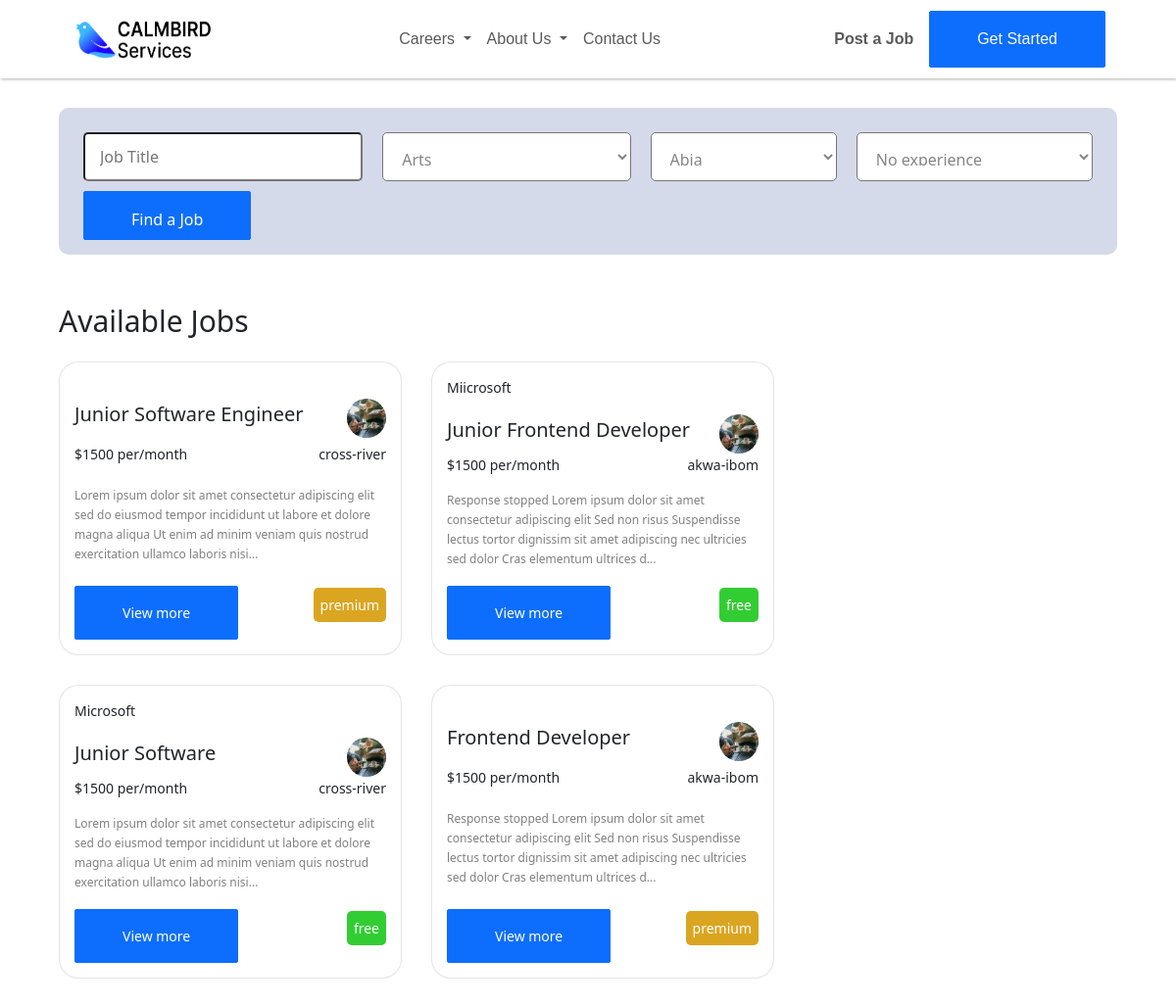
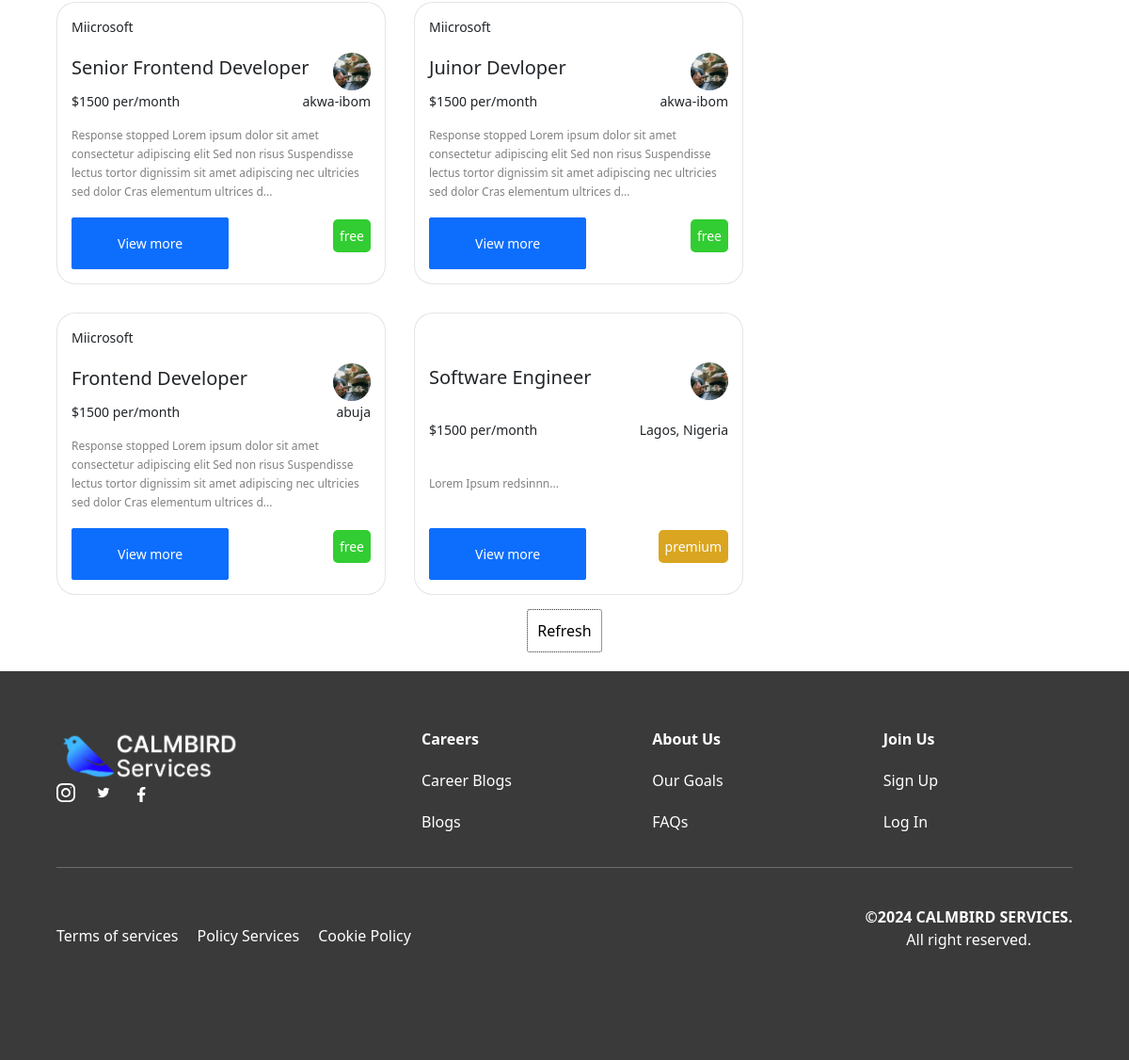
Screenshot of /pages/jobs.php with the database file from the repository (2 pictures, top to bottom).
### tables this page shows
CREATE TABLE `jobs` (
  `job_id` int(11) NOT NULL,
  `job_name` varchar(200) NOT NULL,
  `company` varchar(200) NOT NULL,
  `job_type` varchar(200) NOT NULL,
  `job_location` varchar(200) NOT NULL,
  `category` varchar(200) NOT NULL,
  `summary` varchar(200) NOT NULL,
  `salary` varchar(200) NOT NULL,
  `specification` varchar(200) NOT NULL,
  `requirements` varchar(400) NOT NULL,
  `responsibility` varchar(400) NOT NULL,
  `qualification` varchar(200) NOT NULL,
  `exp_level` varchar(200) NOT NULL,
  `years_of_exp` varchar(200) NOT NULL,
  `company_logo` varchar(200) NOT NULL,
  `how_to_apply` varchar(200) NOT NULL,
  `status` int(200) NOT NULL,
  `date_uploaded` timestamp NOT NULL DEFAULT current_timestamp() ON UPDATE current_timestamp()
);

### components/all-jobs.php (the view, shortened to what this page needs)
<?php
require "../config/connect/connect.php";
$set_instance = 1;
if($set_instance == 1 ){
    $sql = "SELECT * FROM `jobs` WHERE status = 1 ORDER BY RAND() LIMIT 20 ";
    $result = mysqli_query($con, $sql);
    if ($result  && mysqli_num_rows($result) > 0) {
        while ($row = mysqli_fetch_assoc($result)) {
            $job_id = $row['job_id'];
            $job_name = $row['job_name'];
            $company = $row['company'];
            $job_type = $row['job_type'];
            $location = $row['job_location'];
            $summary = $row['summary'];
            $salary = $row['salary'];
            if($job_type == "free"){
                $bg_color = "limegreen";
            }elseif ($job_type == "premium") {
                $bg_color = "goldenrod";
            }
            $summary = implode(' ', array_slice(str_word_count($summary, 1), 0, 30));
            echo '
                <div class="job-box job-height">
                    <p class="company-name">';
            if ($job_type == 'free') {
                echo $company;
            } else {
                echo null;
            }
            echo '</p>
                    <div class="view-more">
                        <h5 class="job-name">' . $job_name . '</h5>
                        <img src="../images/img.jpg" alt="" class="company-logo">
                    </div>
                <div class="view-more">
                        <p class="salary">' . $salary . '</p>
                        <p>' . $location . '</p>
                    </div>
                    <p class="summary">
                    ' . $summary . '...
                    </p>
                    <div class="view-more">
                        <button class="btn btn-primary"><a href="../components/show-job-full.php?job_id=' . $job_id . '">View more</a></button>
                        <p style="background:'.$bg_color.'; padding:7px; color:white;border-radius:5px;">' . $job_type . '</p>
                    </div>
                </div>
            ';
        }
    } else {
        echo '<div>No jobs available at the moment.</div>';
    }
}
?>

### resources/css/style.css (style rules this page uses)
* { margin: 0; padding: 0; box-sizing: border-box; }
a { text-decoration: none; }
.btn { display: flex; justify-content: center; align-items: center; }
.btn-primary { padding: 1rem 3rem !important; border-radius: 2px !important; }
.btn a { width: 100%; }
body { font-family: "Poppins", sans-serif; }
.job-box { margin: 15px 0px; margin-right: 30px; padding: 15px; border: 1px solid #40514e25; border-radius: 20px; background: white; transition: 0.3s ease; cursor: pointer; display: flex; flex-direction: column; justify-content: space-between; }
.job-height { width: 350px; height: 300px; }
img.company-logo { width: 40px; height: 40px; border-radius: 50%; }
.job-box :nth-child(1) { margin-top: 0px !important; }
p.company-name { width: 70%; }
p.company-name, p.salary, .view-more p { font-size: 14px; }
p.summary { color: gray; font-size: 12px; line-height: 20px; }
.view-more { display: flex; align-items: center; width: 100%; justify-content: space-between; }
.view-more button { font-size: 14px; }
.view-more button a { text-decoration: none; color: white; }

### rows the page displays
jobs: job_name "Junior Software Engineer", salary "$1500 per/month", job_location "cross-river", summary "Lorem ipsum dolor sit amet consectetur adipiscing elit sed do eiusmod tempor incididunt ut labore et dolore magna aliqua Ut enim ad minim veniam quis nostrud exercitation ullamco laboris nisi", job_type "premium"
jobs: company "Miicrosoft", job_name "Junior Frontend Developer", salary "$1500 per/month", job_location "akwa-ibom", summary "Response stopped Lorem ipsum dolor sit amet consectetur adipiscing elit Sed non risus Suspendisse lectus tortor dignissim sit amet adipiscing nec ultricies sed dolor Cras elementum ultrices d", job_type "free"
jobs: company "Microsoft", job_name "Junior Software", salary "$1500 per/month", job_location "cross-river", summary "Lorem ipsum dolor sit amet consectetur adipiscing elit sed do eiusmod tempor incididunt ut labore et dolore magna aliqua Ut enim ad minim veniam quis nostrud exercitation ullamco laboris nisi", job_type "free"
jobs: job_name "Frontend Developer", salary "$1500 per/month", job_location "akwa-ibom", summary "Response stopped Lorem ipsum dolor sit amet consectetur adipiscing elit Sed non risus Suspendisse lectus tortor dignissim sit amet adipiscing nec ultricies sed dolor Cras elementum ultrices d", job_type "premium"
jobs: company "Miicrosoft", job_name "Senior Frontend Developer", salary "$1500 per/month", job_location "akwa-ibom", summary "Response stopped Lorem ipsum dolor sit amet consectetur adipiscing elit Sed non risus Suspendisse lectus tortor dignissim sit amet adipiscing nec ultricies sed dolor Cras elementum ultrices d", job_type "free"
jobs: company "Miicrosoft", job_name "Juinor Devloper", salary "$1500 per/month", job_location "akwa-ibom", summary "Response stopped Lorem ipsum dolor sit amet consectetur adipiscing elit Sed non risus Suspendisse lectus tortor dignissim sit amet adipiscing nec ultricies sed dolor Cras elementum ultrices d", job_type "free"
jobs: company "Miicrosoft", job_name "Frontend Developer", salary "$1500 per/month", job_location "abuja", summary "Response stopped Lorem ipsum dolor sit amet consectetur adipiscing elit Sed non risus Suspendisse lectus tortor dignissim sit amet adipiscing nec ultricies sed dolor Cras elementum ultrices d", job_type "free"
jobs: job_name "Software Engineer", salary "$1500 per/month", job_location "Lagos, Nigeria", summary "Lorem Ipsum redsinnn", job_type "premium"
